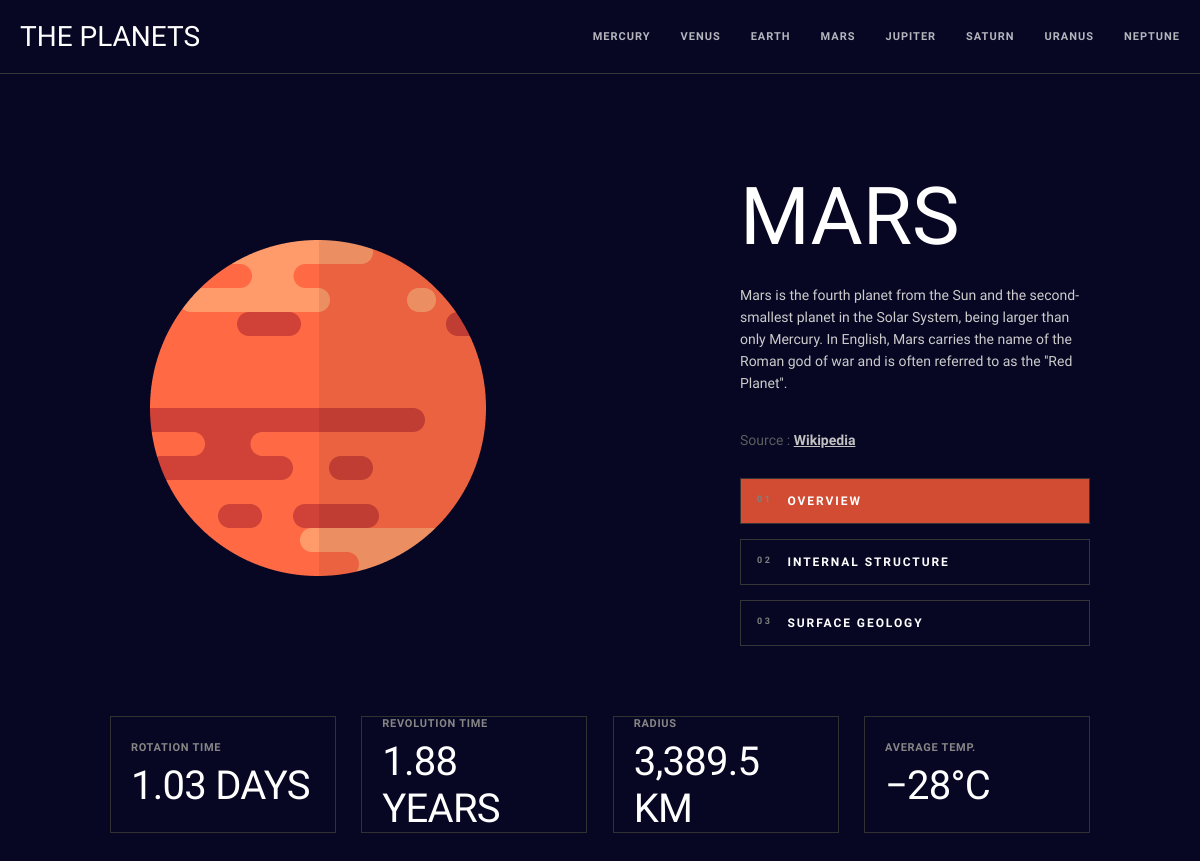
The page /MARS/ on the database its author committed.
### base/models.py (models this page shows)
class PlanetInfo(models.Model):
    titlename = models.CharField(max_length=64)
    content1 = models.TextField(max_length=1024)
    content2 = models.TextField(max_length=1024)
    content3 = models.TextField(max_length=1024)
    source = models.TextField(max_length=500)
    planetimage1 = models.FileField(upload_to='planet_images/')
    planetimage2 = models.FileField(upload_to='planet_images/')
    planetimage3 = models.FileField(upload_to='planet_images/')
    button1content = models.TextField(max_length=32)
    button2content = models.TextField(max_length=32)
    button3content = models.TextField(max_length=32)
    button4content = models.TextField(max_length=32, default="Default button 4 text")
    animationcolor = models.CharField(max_length=64)

### base/views.py (the view)
# urls.py: 2. Add a URL to urlpatterns:  path('', views.home, name='home')
def home(request, pk=None):
    if pk is None:
        return redirect('planet-filtered', pk='MERCURY')
    planet = get_object_or_404(PlanetInfo, titlename=pk)
    planets = PlanetInfo.objects.all()
    context = {
        'filtered_planet': planet,
        'planets': planets,
    }
    return render(request, 'home.html', context)

### base/templates/home.html (shortened to what this page needs)
{% extends 'main.html' %}
{% block content %}
    <div class="main-content-container">
    <div class="main-selector">
        <div class="main-img-selector">
            <div class="image-absolute">
            <img id="planet-images" class="invisible animation1" src="{{ filtered_planet.planetimage1.url }}">
        </div>
        </div>
        <div class="main-content-selector animation2">
            <div class="content-selector">
                <p class="content-title">{{ filtered_planet.titlename }}</p>
                <p class="content-text tx1">{{ filtered_planet.content1 }}
                    </p>
                <p class="content-source">Source : <a href="{{ filtered_planet.source }}" target="_blank" class="source-link">Wikipedia</a></p>
            </div>
            <div class="delete-it">
            <div class="buttons-div">
                <button class="buttons-div-button anotherbutton2" data-color="{{ filtered_planet.animationcolor }}"><span class="button-number">01</span> OVERVIEW</button>
                <button class="buttons-div-button anotherbutton2" data-color="{{ filtered_planet.animationcolor }}"><span class="button-number">02</span> INTERNAL STRUCTURE</button>
                <button class="buttons-div-button anotherbutton2" data-color="{{ filtered_planet.animationcolor }}"><span class="button-number">03</span> SURFACE GEOLOGY</button>
            </div>
        </div>
        </div>
    </div>
</div>
<div class="main-buttons-container">
    <div class="record-container">
        <div class="record-selector">
            <p class="record-left">ROTATION TIME</p>
            <p class="record-right">{{ filtered_planet.button1content }}</p>
        </div>
        <div class="record-selector">
            <p class="record-left">REVOLUTION TIME</p>
            <p class="record-right">{{ filtered_planet.button2content }}</p>
        </div>
        <div class="record-selector">
            <p class="record-left">RADIUS</p>
            <p class="record-right">{{ filtered_planet.button3content }}</p>
        </div>
        <div class="record-selector">
            <p class="record-left">AVERAGE TEMP.</p>
            <p class="record-right">{{ filtered_planet.button4content }}</p>
        </div>
    </div>
</div>
{% endblock %}

### base/templates/navbar.html (shortened to what this page needs)
        {% load static %}
        <div class="main-header">
            <p class="header-title">THE PLANETS</p>
            <div class="planet-links-container">
                {% for planet in planets %}
                <a href="{% url 'planet-filtered' planet.titlename %}" class="planet-links" data-color="{{ planet.animationcolor }}">{{planet.titlename}}</a>
                {% endfor %}
            </div>
        </div>

### rows shown on the page
PlanetInfo: titlename "MERCURY"
PlanetInfo: titlename "VENUS"
PlanetInfo: titlename "EARTH"
PlanetInfo: titlename "MARS", planetimage1 (picture), content1 "Mars is the fourth planet from the Sun and the second-smallest planet in the Solar System, being larger than only Mercury. In English, Mars carries the name of the Roman god of war and is often referred to as the ''Red Planet''.", button1content "1.03 DAYS", button2content "1.88 YEARS", button3content "3,389.5 KM", button4content "−28°C"
PlanetInfo: titlename "JUPITER"
PlanetInfo: titlename "SATURN"
PlanetInfo: titlename "URANUS"
PlanetInfo: titlename "NEPTUNE"
